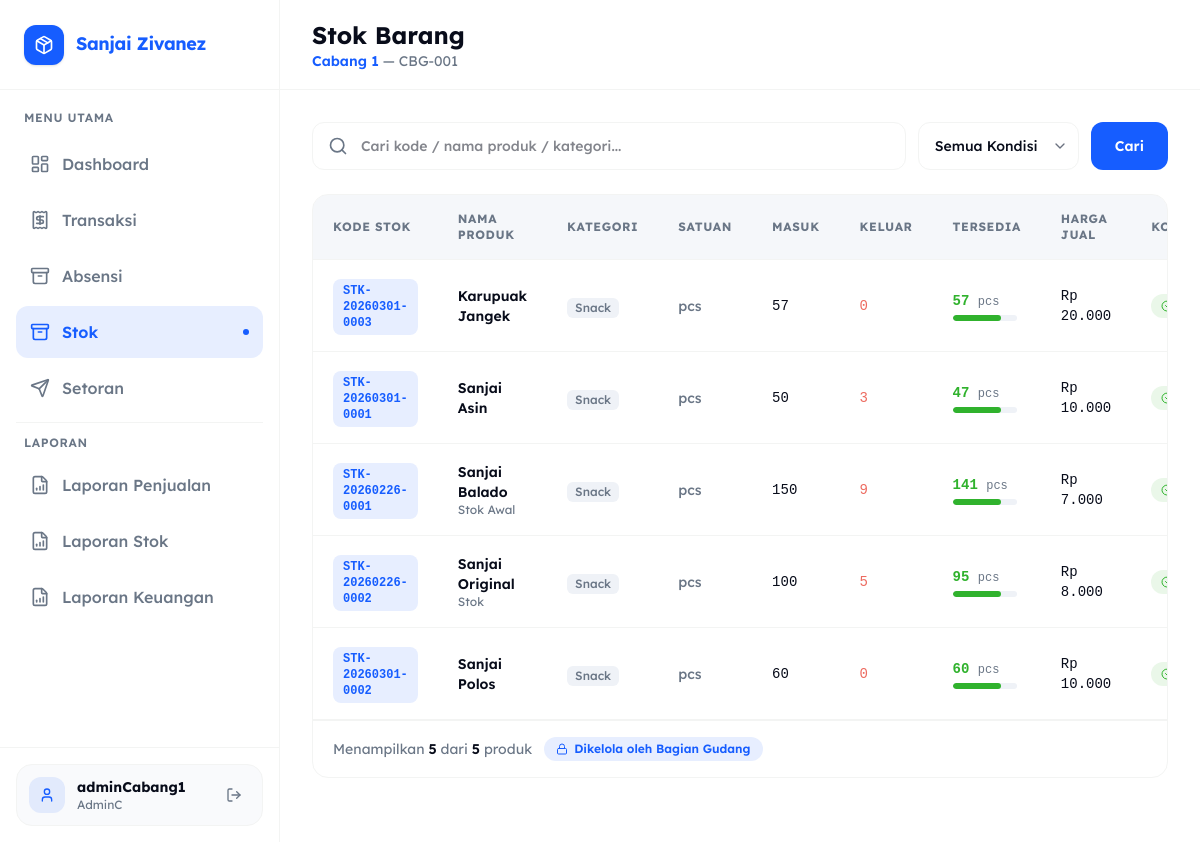
Screenshot of /AdminC/stok.php (signed in) with the database file from the repository.
### tables this page shows
CREATE TABLE `cabang` (
  `id` int(11) NOT NULL,
  `kode_cabang` varchar(20) NOT NULL COMMENT 'Kode unik cabang, misal: CBG-001',
  `nama_cabang` varchar(150) NOT NULL COMMENT 'Nama lengkap cabang',
  `alamat` text DEFAULT NULL COMMENT 'Alamat lengkap cabang',
  `telepon` varchar(20) DEFAULT NULL COMMENT 'Nomor telepon cabang',
  `admin_id` int(11) DEFAULT NULL COMMENT 'FK ke users.id dengan role AdminC',
  `status` enum('Aktif','Nonaktif') NOT NULL DEFAULT 'Aktif' COMMENT 'Status operasional cabang',
  `created_at` timestamp NULL DEFAULT current_timestamp(),
  `updated_at` timestamp NULL DEFAULT current_timestamp() ON UPDATE current_timestamp()
);

CREATE TABLE `stok` (
  `id` int(11) NOT NULL,
  `kode_stok` varchar(50) NOT NULL COMMENT 'Kode unik stok, misal: STK-20260217-0001',
  `cabang_id` int(11) NOT NULL COMMENT 'FK ke cabang.id',
  `nama_produk` varchar(150) NOT NULL COMMENT 'Nama produk / barang',
  `kategori` varchar(100) DEFAULT NULL COMMENT 'Kategori produk',
  `satuan` varchar(30) NOT NULL COMMENT 'Satuan: pcs, kg, lusin, dll',
  `stok_masuk` int(11) NOT NULL DEFAULT 0,
  `stok_keluar` int(11) NOT NULL DEFAULT 0,
  `stok_tersedia` int(11) GENERATED ALWAYS AS (`stok_masuk` - `stok_keluar`) STORED COMMENT 'Otomatis: stok_masuk - stok_keluar',
  `harga_beli` bigint(20) NOT NULL DEFAULT 0 COMMENT 'Harga beli per satuan (Rp)',
  `harga_jual` bigint(20) NOT NULL DEFAULT 0 COMMENT 'Harga jual per satuan (Rp)',
  `keterangan` text DEFAULT NULL,
  `created_at` timestamp NULL DEFAULT current_timestamp(),
  `updated_at` timestamp NULL DEFAULT current_timestamp() ON UPDATE current_timestamp()
);

### AdminC/stok.php (the view, shortened to what this page needs)
<?php
require_once __DIR__ . '/../config.php';
$adminId = (int)(
    $_SESSION['user_id'] ??
    $_SESSION['id']      ??
    $_SESSION['userId']  ??
    0
);
$cabangSaya = null;
if ($adminId > 0) {
    $cStmt = $conn->prepare("SELECT id, kode_cabang, nama_cabang, alamat FROM cabang WHERE admin_id = ? LIMIT 1");
    $cStmt->bind_param("i", $adminId);
    $cStmt->execute();
    $cabangSaya = $cStmt->get_result()->fetch_assoc();
}
$cabangId = $cabangSaya['id'] ?? 0;
$search      = trim($_GET['search']      ?? '');
$page        = max(1, (int)($_GET['page'] ?? 1));
$perPage     = 10;
$offset      = ($page - 1) * $perPage;
$where  = "WHERE s.cabang_id = ?";
$params = [$cabangId];
$types  = "i";
$cntStmt = $conn->prepare("SELECT COUNT(*) FROM stok s $where");
if ($params) $cntStmt->bind_param($types, ...$params);
$cntStmt->execute();
$totalRows = (int)$cntStmt->get_result()->fetch_row()[0];
$sql = "SELECT s.* FROM stok s $where ORDER BY s.nama_produk ASC LIMIT ? OFFSET ?";
$dataStmt = $conn->prepare($sql);
$params[] = $perPage; $params[] = $offset;
$types   .= "ii";
$dataStmt->bind_param($types, ...$params);
$dataStmt->execute();
$rows = $dataStmt->get_result()->fetch_all(MYSQLI_ASSOC);
?>
<!DOCTYPE html>
<html lang="id">
<head>
    <script src="https://cdn.jsdelivr.net/npm/@tailwindcss/browser@4"></script>
</head>
<body class="font-sans bg-white min-h-screen overflow-x-hidden text-foreground">
    <?php include __DIR__ . '/../layout/sidebar.php'; ?>
    <main class="flex-1 lg:ml-[280px] flex flex-col min-h-screen overflow-x-hidden relative">
        <div class="sticky top-0 z-30 flex items-center justify-between w-full h-[90px] shrink-0 border-b border-border bg-white/80 backdrop-blur-md px-5 md:px-8">
            <div class="flex items-center gap-4">
                <div>
                    <h2 class="font-bold text-2xl text-foreground">Stok Barang</h2>
                    <p class="hidden sm:block text-sm text-secondary">
                        <?php if ($cabangSaya): ?>
                            <span class="font-semibold text-primary"><?= htmlspecialchars($cabangSaya['nama_cabang']) ?></span>
                            &mdash; <?= htmlspecialchars($cabangSaya['kode_cabang']) ?>
                        <?php else: ?>
                            Anda belum ditugaskan ke cabang manapun
                        <?php endif; ?>
                    </p>
                </div>
            </div>
        </div>
        <div class="flex-1 p-5 md:p-8 overflow-y-auto">
            <form method="GET" id="filterForm">
                <div class="flex flex-col sm:flex-row gap-3 items-center mb-6">
                    <div class="relative flex-1 group w-full">
                        <i data-lucide="search" class="absolute left-4 top-1/2 -translate-y-1/2 size-5 text-secondary group-focus-within:text-primary transition-colors"></i>
                        <input type="text" name="search" value="<?= htmlspecialchars($search) ?>"
                            placeholder="Cari kode / nama produk / kategori..."
                            class="w-full h-12 pl-12 pr-4 rounded-xl border border-border bg-white text-sm font-medium focus:ring-2 focus:ring-primary focus:border-transparent outline-none transition-all duration-300">
                    </div>
                    <select name="stok_status" id="stokStatusSelect" onchange="this.form.submit()"
                        class="h-12 pl-4 pr-10 rounded-xl border border-border bg-white text-sm font-medium focus:ring-2 focus:ring-primary outline-none min-w-[150px]">
                        <option value="">Semua Kondisi</option>
                    </select>
                    <button type="submit"
                        class="h-12 px-6 bg-primary text-white rounded-xl font-semibold text-sm hover:bg-primary-hover transition-colors cursor-pointer">
                        Cari
                    </button>
                </div>
            </form>
            <div class="bg-white rounded-2xl border border-border overflow-hidden mb-8">
                <div class="overflow-x-auto scrollbar-hide">
                    <table class="w-full min-w-[900px]">
                        <thead>
                            <tr class="border-b border-border bg-muted/60">
                                <th class="text-left px-5 py-4 text-xs font-bold text-secondary uppercase tracking-wider">Kode Stok</th>
                                <th class="text-left px-5 py-4 text-xs font-bold text-secondary uppercase tracking-wider">Nama Produk</th>
                                <th class="text-left px-5 py-4 text-xs font-bold text-secondary uppercase tracking-wider">Kategori</th>
                                <th class="text-left px-5 py-4 text-xs font-bold text-secondary uppercase tracking-wider">Satuan</th>
                                <th class="text-left px-5 py-4 text-xs font-bold text-secondary uppercase tracking-wider">Masuk</th>
                                <th class="text-left px-5 py-4 text-xs font-bold text-secondary uppercase tracking-wider">Keluar</th>
                                <th class="text-left px-5 py-4 text-xs font-bold text-secondary uppercase tracking-wider">Tersedia</th>
                                <th class="text-left px-5 py-4 text-xs font-bold text-secondary uppercase tracking-wider">Harga Jual</th>
                                <th class="text-left px-5 py-4 text-xs font-bold text-secondary uppercase tracking-wider">Kondisi</th>
                            </tr>
                        </thead>
                        <tbody>
                            <?php if (empty($rows)): ?>
                                <tr>
                                    <td colspan="10">
                                        <div class="py-16 flex flex-col items-center justify-center gap-3 text-center">
                                            <div class="size-16 rounded-2xl bg-muted flex items-center justify-center">
                                                <i data-lucide="package-search" class="size-8 text-secondary"></i>
                                            </div>
                                            <p class="font-semibold text-foreground">
                                                <?= $cabangId === 0 ? 'Anda belum terhubung ke cabang' : 'Belum ada data stok' ?>
                                            </p>
                                            <p class="text-sm text-secondary">
                                                <?= $cabangId === 0 ? 'Hubungi Admin Pusat.' : 'Stok akan muncul setelah Bagian Gudang menginputkan data.' ?>
                                            </p>
                                        </div>
                                    </td>
                                </tr>
                            <?php else: ?>
                                <?php foreach ($rows as $r):
                                    $tersedia = (int)$r['stok_tersedia'];
                                    if ($tersedia <= 0) {
                                        $sBg = 'bg-error/10';   $sTx = 'text-error';      $sLabel = 'Habis';
                                        $barW= 'w-0';           $barC = 'bg-error';
                                    } elseif ($tersedia <= 10) {
                                        $sBg = 'bg-warning/20'; $sTx = 'text-yellow-700'; $sLabel = 'Menipis';
                                        $barW= 'w-1/4';         $barC = 'bg-warning';
                                    } else {
                                        $sBg = 'bg-success/10'; $sTx = 'text-success';    $sLabel = 'Aman';
                                        $barPct = min(100, (int)(($tersedia / max(1,(int)$r['stok_masuk'])) * 100));
                                        $barW = 'w-3/4'; $barC = 'bg-success';
                                        if ($barPct >= 75) $barW = 'w-3/4';
                                        elseif ($barPct >= 40) $barW = 'w-1/2';
                                        else $barW = 'w-1/4';
                                    }
                                ?>
                                <tr class="table-row-hover border-b border-border transition-colors duration-150">
                                    <td class="px-5 py-4">
                                        <span class="inline-flex items-center px-2.5 py-1 rounded-lg bg-primary/10 text-primary text-xs font-bold font-mono">
                                            <?= htmlspecialchars($r['kode_stok']) ?>
                                        </span>
                                    </td>
                                    <td class="px-5 py-4">
                                        <p class="font-semibold text-foreground text-sm"><?= htmlspecialchars($r['nama_produk']) ?></p>
                                        <?php if ($r['keterangan']): ?>
                                            <p class="text-xs text-secondary truncate max-w-[160px]" title="<?= htmlspecialchars($r['keterangan']) ?>">
                                                <?= htmlspecialchars($r['keterangan']) ?>
                                            </p>
                                        <?php endif; ?>
                                    </td>
                                    <td class="px-5 py-4">
                                        <?php if ($r['kategori']): ?>
                                            <span class="inline-flex items-center px-2 py-0.5 rounded-md bg-muted text-secondary text-xs font-medium">
                                                <?= htmlspecialchars($r['kategori']) ?>
                                            </span>
                                        <?php else: ?>
                                            <span class="text-secondary text-sm">—</span>
                                        <?php endif; ?>
                                    </td>
                                    <td class="px-5 py-4 text-secondary text-sm font-medium">
                                        <?= htmlspecialchars($r['satuan']) ?>
                                    </td>
                                    <td class="px-5 py-4 text-sm font-mono font-medium text-foreground">
                                        <?= number_format($r['stok_masuk'], 0, ',', '.') ?>
                                    </td>
                                    <td class="px-5 py-4 text-sm font-mono font-medium text-error">
                                        <?= number_format($r['stok_keluar'], 0, ',', '.') ?>
                                    </td>
                                    <td class="px-5 py-4">
                                        <div class="flex flex-col gap-1">
                                            <span class="text-sm font-bold font-mono <?= $sTx ?>">
                                                <?= number_format($tersedia, 0, ',', '.') ?>
                                                <span class="text-xs font-normal text-secondary"><?= htmlspecialchars($r['satuan']) ?></span>
                                            </span>
                                            <div class="w-16 h-1.5 rounded-full bg-muted overflow-hidden">
                                                <div class="h-full rounded-full <?= $barW ?> <?= $barC ?> transition-all"></div>
                                            </div>
                                        </div>
                                    </td>
                                    <td class="px-5 py-4 text-sm font-mono text-foreground">
                                        Rp <?= number_format($r['harga_jual'], 0, ',', '.') ?>
                                    </td>
                                    <td class="px-5 py-4">
                                        <span class="inline-flex items-center gap-1.5 px-2.5 py-1 rounded-full <?= $sBg ?> <?= $sTx ?> text-xs font-bold">
                                            <?php if ($tersedia <= 0): ?>
                                                <i data-lucide="x-circle" class="size-3"></i>
                                            <?php elseif ($tersedia <= 10): ?>
                                                <i data-lucide="alert-triangle" class="size-3"></i>
                                            <?php else: ?>
                                                <i data-lucide="check-circle" class="size-3"></i>
                                            <?php endif; ?>
                                        </span>
                                    </td>
                                </tr>
                                <?php endforeach; ?>
                            <?php endif; ?>
                        </tbody>
                    </table>
                </div>
                <div class="flex flex-col sm:flex-row items-center justify-between px-5 py-4 border-t border-border gap-3">
                    <div class="flex items-center gap-3">
                        <p class="text-sm text-secondary">
                            Menampilkan <span class="font-semibold text-foreground"><?= count($rows) ?></span>
                            dari <span class="font-semibold text-foreground"><?= $totalRows ?></span> produk
                        </p>
                        <span class="hidden sm:inline-flex items-center gap-1.5 px-3 py-1 rounded-full bg-primary/10 text-primary text-xs font-semibold">
                            <i data-lucide="lock" class="size-3"></i>
                            Dikelola oleh Bagian Gudang
                        </span>
                    </div>
                </div>
            </div>
        </div>
    </main>
</body>
</html>

### AdminC/stok.php (style rules this page uses)
:root { --primary: #165DFF; --primary-hover: #0E4BD9; --foreground: #080C1A; --secondary: #6A7686; --muted: #EFF2F7; --border: #F3F4F3; --card-grey: #F1F3F6; --success: #30B22D; --success-light: #DCFCE7; --error: #ED6B60; --error-light: #FEE2E2; --warning: #FED71F; --warning-light: #FEF9C3; --font-sans: 'Lexend Deca', sans-serif; }
select { @apply appearance-none bg-no-repeat cursor-pointer; background-position: right 10px center; padding-right: 40px; }
.scrollbar-hide { -ms-overflow-style: none; scrollbar-width: none; }

### rows the page displays
cabang: nama_cabang "Cabang 1", kode_cabang "CBG-001"
stok: kode_stok "STK-20260301-0003", nama_produk "Karupuak Jangek", kategori "Snack", satuan "pcs", stok_masuk "57", stok_keluar "0", stok_tersedia "57", harga_jual "20.000"
stok: kode_stok "STK-20260301-0001", nama_produk "Sanjai Asin", kategori "Snack", satuan "pcs", stok_masuk "50", stok_keluar "3", stok_tersedia "47", harga_jual "10.000"
stok: kode_stok "STK-20260226-0001", nama_produk "Sanjai Balado", keterangan "Stok Awal", kategori "Snack", satuan "pcs", stok_masuk "150", stok_keluar "9", stok_tersedia "141", harga_jual "7.000"
stok: kode_stok "STK-20260226-0002", nama_produk "Sanjai Original", keterangan "Stok", kategori "Snack", satuan "pcs", stok_masuk "100", stok_keluar "5", stok_tersedia "95", harga_jual "8.000"
stok: kode_stok "STK-20260301-0002", nama_produk "Sanjai Polos", kategori "Snack", satuan "pcs", stok_masuk "60", stok_keluar "0", stok_tersedia "60", harga_jual "10.000"

### other values shown
$label "Dashboard Transaksi Absensi Stok Setoran Laporan Penjualan Laporan Stok Laporan Keuangan"
$_SESSION['username'] "adminCabang1"
$_SESSION['role'] "AdminC"
count($rows) "5"
$totalRows "5"
